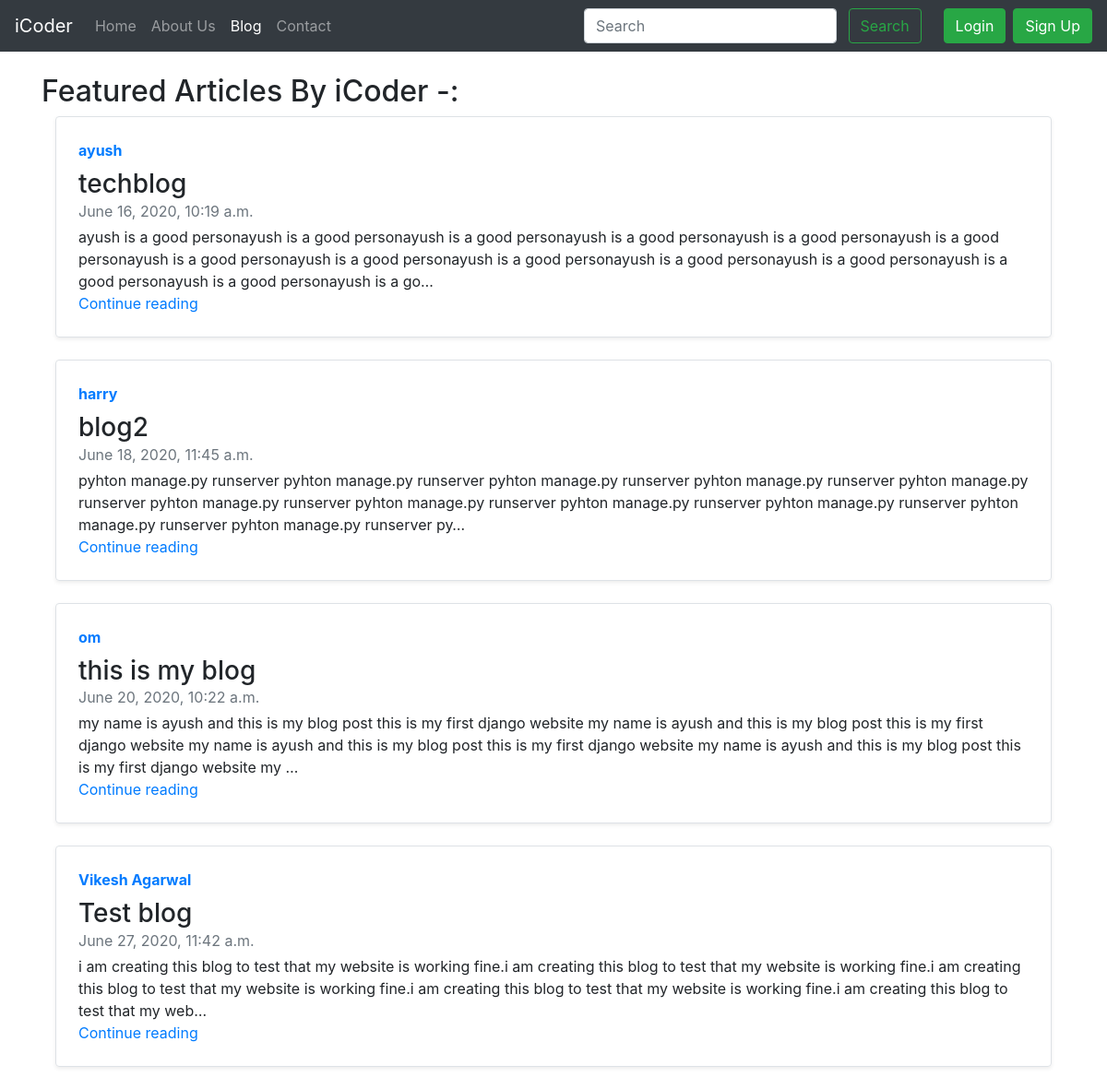
Screenshot of /blog/ with the database file from the repository.
### blog/models.py (models this page shows, shortened)
class Post(models.Model):
    sno= models.AutoField(primary_key=True)
    title=models.CharField(max_length=255)
    content=models.TextField()
    author=models.CharField(max_length=20)
    slug=models.CharField(max_length=130)
    timestamp=models.DateTimeField(default=now)

### blog/views.py (the view)
# urls.py: path('',views.bloghome,name='bloghome'),
def bloghome(request):
    allPosts=Post.objects.all()
    context={'allPosts':allPosts}
    return render(request,'blog/bloghome.html',context)

### templates/blog/bloghome.html (shortened to what this page needs)
{% extends 'base.html' %}
{% block blogactive %}active{% endblock blogactive%}
{% block body %}
<div class="container my-4">
  <h2>Featured Articles By iCoder -:</h2>
  {% for Post in allPosts %}
  <div class="col-md-12">
    <div class="row no-gutters border rounded overflow-hidden flex-md-row mb-4 shadow-sm h-md-250 position-relative">
      <div class="col p-4 d-flex flex-column position-static">
        <strong class="d-inline-block mb-2 text-primary">{{Post.author}}</strong>
        <h3 class="mb-0">{{Post.title}}</h3>
        <div class="mb-1 text-muted">{{Post.timestamp}}</div>
        <p class="card-text mb-auto">{{Post.content | truncatechars:300}}</p>
        <a href="/blog/{{Post.slug}}" class="stretched-link">Continue reading</a>
      </div>
    </div>
  </div>
  {% endfor %}
</div>
{% endblock body %}

### rows the page displays
Post: author "ayush", title "techblog", timestamp "June 16, 2020, 10:19 a.m.", content "ayush is a good personayush is a good personayush is a good personayush is a good personayush is a good personayush is a good personayush is a good personayush is a good personayush is a good personayush is a good personayush is a good personayush is a good personayush is a good personayush is a go…"
Post: author "harry", title "blog2", timestamp "June 18, 2020, 11:45 a.m.", content "pyhton manage.py runserver pyhton manage.py runserver pyhton manage.py runserver pyhton manage.py runserver pyhton manage.py runserver pyhton manage.py runserver pyhton manage.py runserver pyhton manage.py runserver pyhton manage.py runserver pyhton manage.py runserver pyhton manage.py runserver py…"
Post: author "om", title "this is my blog", timestamp "June 20, 2020, 10:22 a.m.", content "my name is ayush and this is my blog post this is my first django website my name is ayush and this is my blog post this is my first django website my name is ayush and this is my blog post this is my first django website my name is ayush and this is my blog post this is my first django website my …"
Post: author "Vikesh Agarwal", title "Test blog", timestamp "June 27, 2020, 11:42 a.m.", content "i am creating this blog to test that my website is working fine.i am creating this blog to test that my website is working fine.i am creating this blog to test that my website is working fine.i am creating this blog to test that my website is working fine.i am creating this blog to test that my web…"
